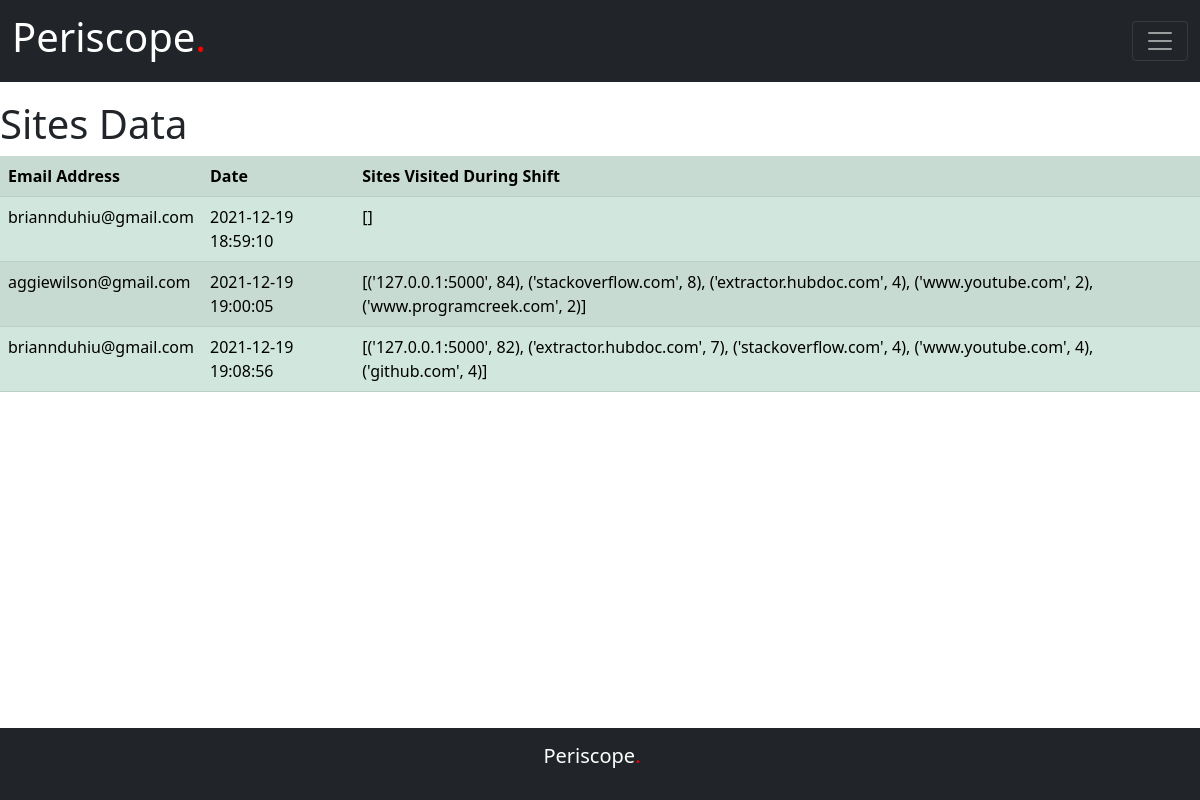
The app's page /admin/reports/shift, older data.
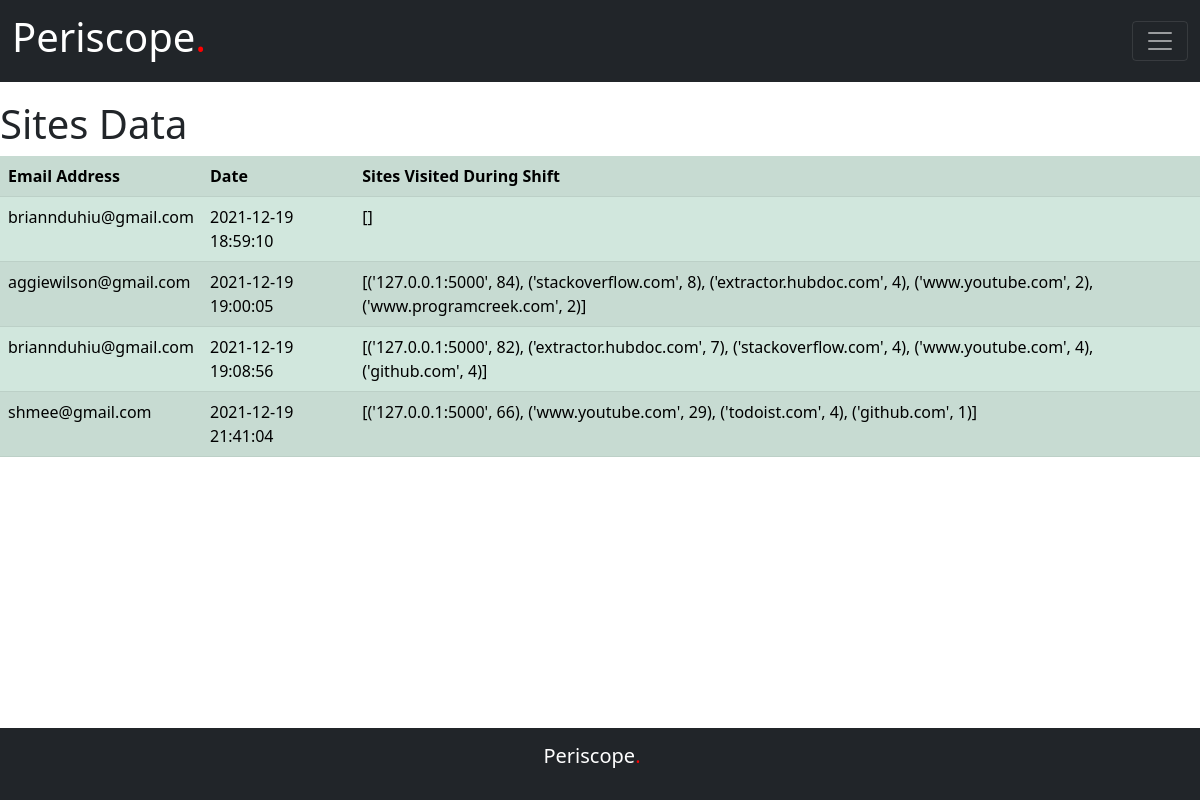
The same page, newer data.
### models.py (models this page shows)
class Employee(db.Model, UserMixin):
    id = db.Column(db.Integer, primary_key=True)
    email = db.Column(db.String(150), unique=True)
    password = db.Column(db.String(150))
    first_name = db.Column(db.String(150))
    last_name = db.Column(db.String(150))
    tasks = db.relationship('Tasks')
    shift = db.relationship('Shift')

class Shift(db.Model):
    id = db.Column(db.Integer, primary_key=True)
    employee_id = db.Column(db.Integer, db.ForeignKey('employee.id'))
    date = db.Column(db.DateTime(timezone=True), default=func.now())
    sites = db.Column(db.String(100000))
    activity_score = db.Column(db.Integer)

### views.py (the view)
@views.route('/admin/reports/shift')
def shift_report():
    shiftdata = db.session.query(Shift)
    employee = db.session.query(Employee)
    return render_template("shift_reports.html",shiftdata= shiftdata, employee=employee)

### templates/shift_reports.html
{% extends "admin_base.html" %}
{%block content%}
<h1 style="margin-top: 100px;">Sites Data</h1>
<table class="table table-success table-striped">
    <th scope="col">Email Address</th>
    <th scope="col">Date</th>
    <th scope="col">Sites Visited During Shift</th>
    {% for shift in shiftdata %}
    {% for staff in employee %}
    {% if shift.employee_id == staff.id %}
    <tr>
    <td>{{staff.email}}</td>
    <td>{{shift.date}}</td>
    <td>{{shift.sites}}</td>
    </tr>
    {% endif %}
    {% endfor %}
    {% endfor %}
</table>
{%endblock%}

Row changes from the older to the newer data that the page shows:
added Shift: date "2021-12-19 21:41:04", sites "[('127.0.0.1:5000', 66), ('www.youtube.com', 29), ('todoist.com', 4), ('github.com', 1)]"
now on this page (row unchanged): Employee: email "shmee@gmail.com"
